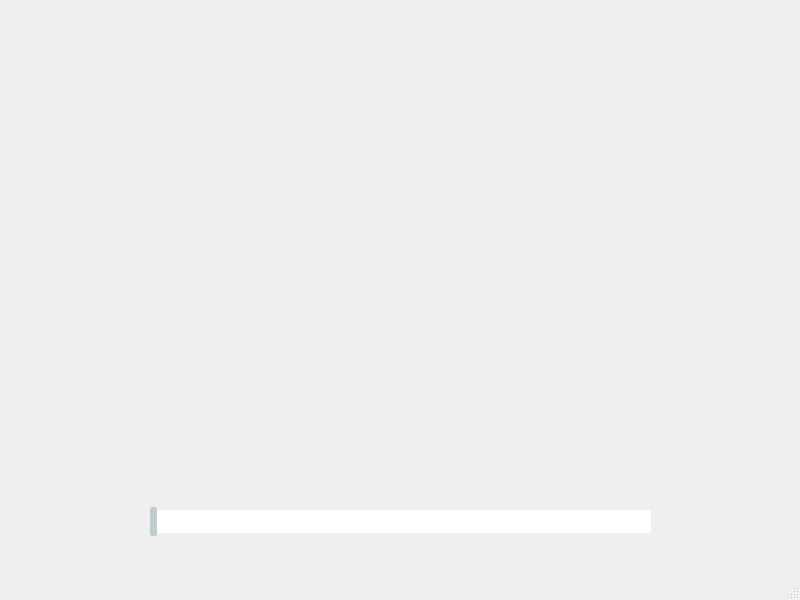
<?xml version="1.0" encoding="UTF-8"?>
<ui version="4.0">
 <class>MainWindow</class>
 <widget class="QMainWindow" name="MainWindow">
  <property name="geometry">
   <rect>
    <x>0</x>
    <y>0</y>
    <width>800</width>
    <height>600</height>
   </rect>
  </property>
  <property name="windowTitle">
   <string>MainWindow</string>
  </property>
  <widget class="QWidget" name="centralwidget">
   <widget class="GaugePanel" name="gaugepanel" native="true">
    <property name="geometry">
     <rect>
      <x>50</x>
      <y>30</y>
      <width>691</width>
      <height>451</height>
     </rect>
    </property>
   </widget>
   <widget class="QSlider" name="horizontalSlider">
    <property name="geometry">
     <rect>
      <x>150</x>
      <y>501</y>
      <width>501</width>
      <height>41</height>
     </rect>
    </property>
    <property name="cursor">
     <cursorShape>SizeAllCursor</cursorShape>
    </property>
    <property name="mouseTracking">
     <bool>true</bool>
    </property>
    <property name="autoFillBackground">
     <bool>true</bool>
    </property>
    <property name="styleSheet">
     <string notr="true">/*horizontal ：水平QSlider*/
QSlider::groove:horizontal {
border: 0px solid #bbb;
}

/*1.滑动过的槽设计参数*/
QSlider::sub-page:horizontal {
 /*槽颜色*/
background: rgb(50,154,255);
 /*外环区域倒圆角度*/
border-radius: 2px;
 /*上遮住区域高度*/
margin-top:8px;
 /*下遮住区域高度*/
margin-bottom:8px;
/*width在这里无效，不写即可*/
}

/*2.未滑动过的槽设计参数*/
QSlider::add-page:horizontal {
/*槽颜色*/
background: rgb(255,255, 255);
/*外环大小0px就是不显示，默认也是0*/
border: 0px solid #777;
/*外环区域倒圆角度*/
border-radius: 2px;
 /*上遮住区域高度*/
margin-top:9px;
 /*下遮住区域高度*/
margin-bottom:9px;
}
 
/*3.平时滑动的滑块设计参数*/
QSlider::handle:horizontal {
/*滑块颜色*/
background: rgb(193,204,208);
/*滑块的宽度*/
width: 5px;
/*滑块外环为1px，再加颜色*/
border: 1px solid rgb(193,204,208);
 /*滑块外环倒圆角度*/
border-radius: 2px; 
 /*上遮住区域高度*/
margin-top:6px;
 /*下遮住区域高度*/
margin-bottom:6px;
}

/*4.手动拉动时显示的滑块设计参数*/
QSlider::handle:horizontal:hover {
/*滑块颜色*/
background: rgb(193,204,208);
/*滑块的宽度*/
width: 10px;
/*滑块外环为1px，再加颜色*/
border: 1px solid rgb(193,204,208);
 /*滑块外环倒圆角度*/
border-radius: 5px; 
 /*上遮住区域高度*/
margin-top:4px;
 /*下遮住区域高度*/
margin-bottom:4px;
}</string>
    </property>
    <property name="maximum">
     <number>30</number>
    </property>
    <property name="orientation">
     <enum>Qt::Horizontal</enum>
    </property>
   </widget>
  </widget>
  <widget class="QMenuBar" name="menubar">
   <property name="geometry">
    <rect>
     <x>0</x>
     <y>0</y>
     <width>800</width>
     <height>17</height>
    </rect>
   </property>
  </widget>
  <widget class="QStatusBar" name="statusbar"/>
 </widget>
 <customwidgets>
  <customwidget>
   <class>GaugePanel</class>
   <extends>QWidget</extends>
   <header location="global">gaugepanel.h</header>
   <container>1</container>
  </customwidget>
 </customwidgets>
 <resources/>
 <connections/>
</ui>
